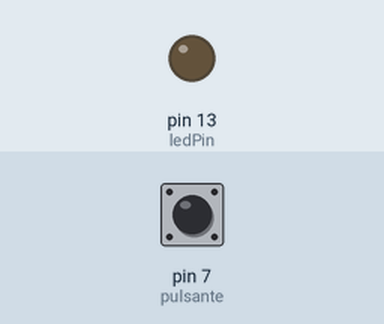
This sketch was run on a simulated Arduino Uno, built with avr-gcc and run on an emulated ATmega328P. Parts: output pins drawn as LEDs (lit = HIGH). The inputs (shaded band) are chosen by the test bench; at power-on: pin 7 (pulsante) LOW.

Above: at 1.2 s.
1.3 s: pin 7 (pulsante) pulled HIGH for 0.15 s
At 2.1 s:
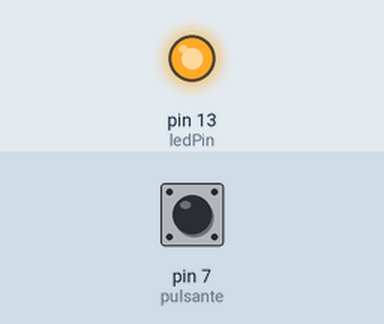
Timing chart, 0 to 10.4 s (numbered marks = the images above; inputs shaded):
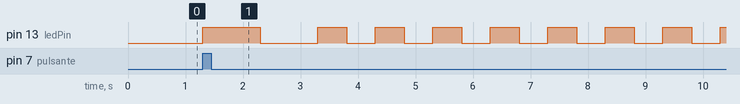

Measured:
- after the input at 1.3 s, pin 13 (ledPin): goes HIGH 1.0 s, LOW 1.0 s, 7 × (HIGH 0.50 s, LOW 0.50 s), then HIGH, starting at once

The sketch:

sketch_nov28a.ino
```cpp
int ledPin = 13;
int pulsante = 7;
int altoOBasso = 0;
int contatore = 0;

void setup() {

  pinMode(ledPin, OUTPUT);
  pinMode(pulsante, INPUT);
}

void loop() {

  altoOBasso = digitalRead(pulsante);

  if (contatore == 1) {

    digitalWrite(ledPin, HIGH);
    delay(1000);
    digitalWrite(ledPin, LOW);
    delay(1000);
    if (altoOBasso == 1) {

      contatore++;
    }
  }

  else if (contatore == 2) {

    digitalWrite(ledPin, HIGH);
    delay(500);
    digitalWrite(ledPin, LOW);
    delay(500);
    if (altoOBasso == 1) {

      contatore++;
    }
  }

  else if (contatore == 3) {

    digitalWrite(ledPin, HIGH);
    delay(1500);
    digitalWrite(ledPin, LOW);
    delay(1500);
    if (altoOBasso == 1) {

      contatore = 0;
    }
  }
  else if (contatore == 0) {

    digitalWrite(ledPin, LOW);
    if (altoOBasso == 1) {

      contatore++;
    }
  }
}
```
